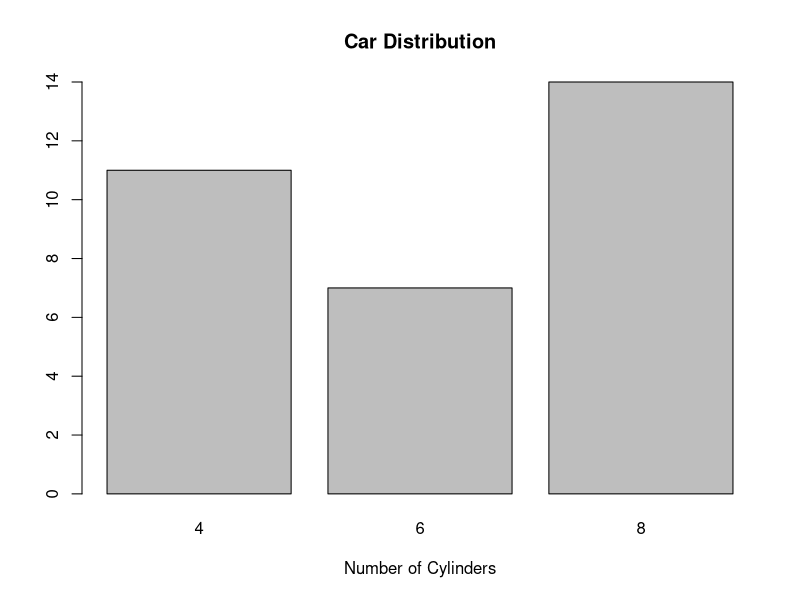
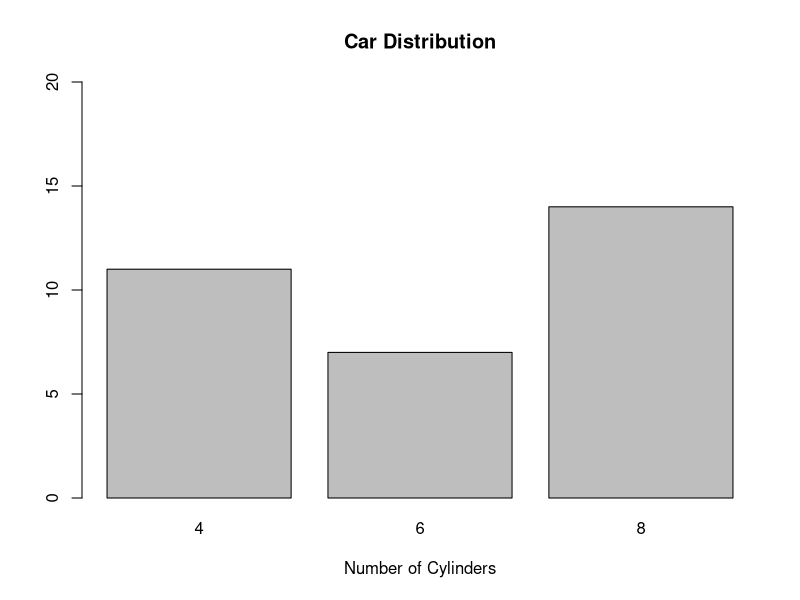
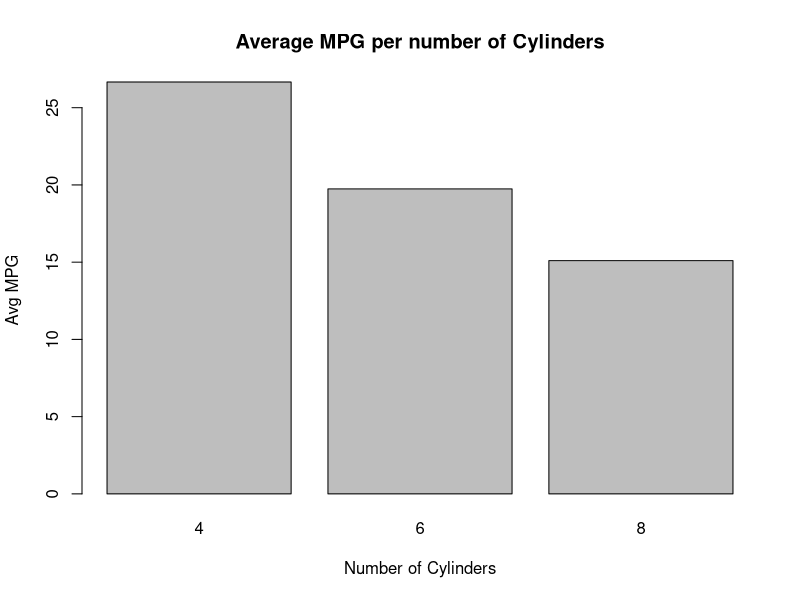
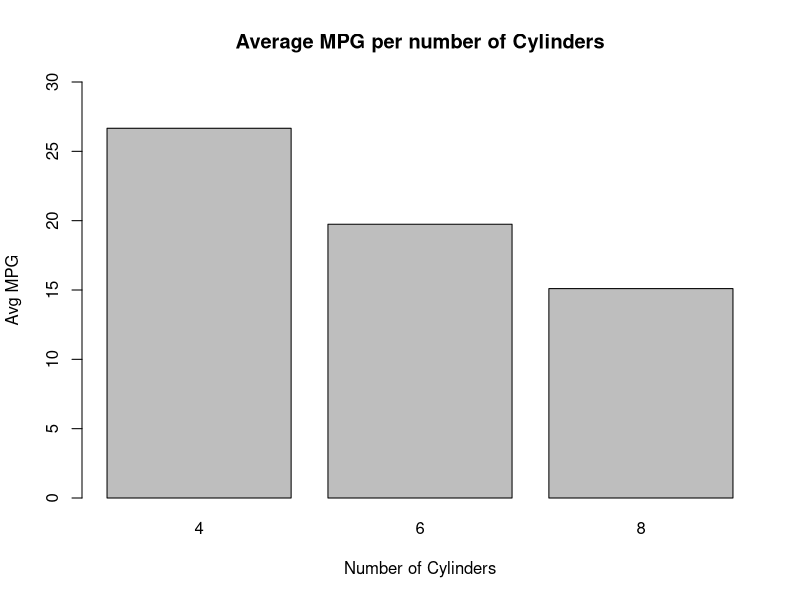
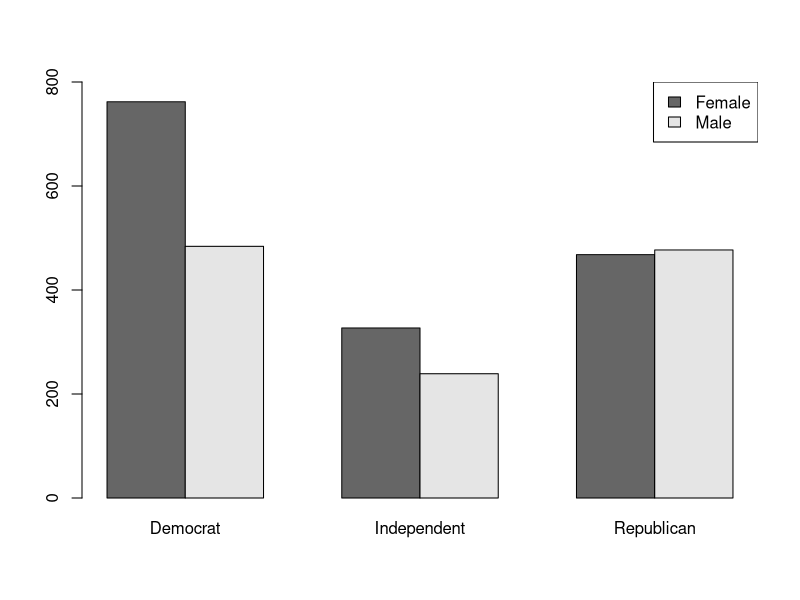

These figures' R source, in order:
## ---- chunk 1
dim(mtcars)
head(mtcars)
## ---- chunk 2
summary(mtcars)
## ---- chunk 3
factor(mtcars$cyl)
summary(mtcars)
## ---- chunk 4
counts <- table(mtcars$cyl)
counts
## ---- chunk 5
barplot(counts, main = "Car Distribution", xlab = "Number of Cylinders")

## ---- chunk 6
barplot(counts, main = "Car Distribution", xlab = "Number of Cylinders", ylim = c(0,20))
 
## ---- chunk 7
avgmpg <- tapply(mtcars$mpg, mtcars$cyl, mean)
## ---- chunk 8
testdata <- subset(mtcars, cyls=6, select=c(mpg)) 
mean(testdata$mpg)
## ---- chunk 9
testdata <- subset(mtcars, cyl == 6, select=c(mpg)) # what is the error here?
mean(testdata$mpg)
## ---- chunk 10
barplot(avgmpg, main = "Average MPG per number of Cylinders", xlab = "Number of Cylinders", ylab = "Avg MPG")


## ---- chunk 11
barplot(avgmpg, main = "Average MPG per number of Cylinders", xlab = "Number of Cylinders", ylab = "Avg MPG", ylim = c(0,30))

## ---- chunk 12
data.table <- as.table(rbind(c(762, 327, 468), c(484, 239, 477)))
dimnames(data.table) <- list(gender = c("F", "M"),party = c("Democrat","Independent", "Republican"))
data.table

# This function shows proportions, or percentages instead of frequencies:
prop.table(data.table)
## ---- chunk 13
chisq.test(data.table)
## ---- chunk 14
colors <- c("gray40", "gray90")
barplot(data.table, beside=TRUE, col = colors, ylim=c(0,800))
legend("topright", legend = c("Female", "Male"), fill = colors)
